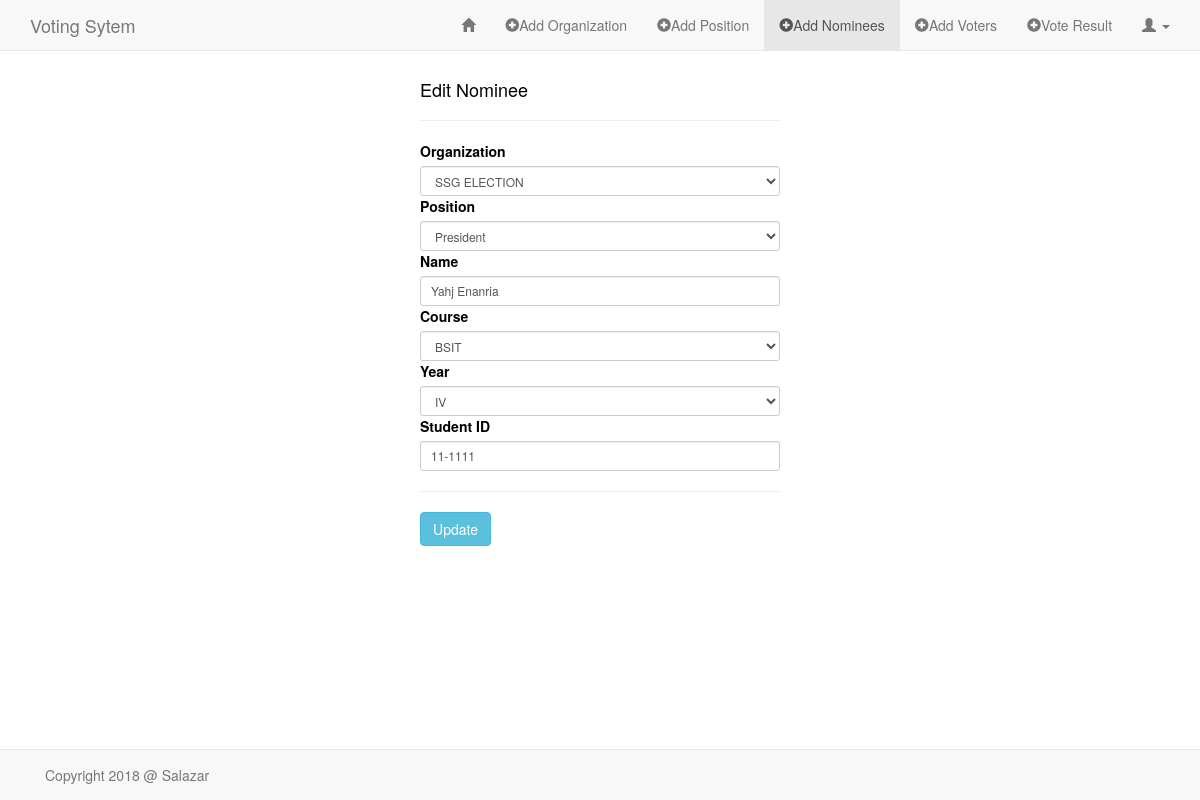
Page /sandbox/edit_nominee.php?id=7 (signed in) on the committed database.
### tables this page shows
CREATE TABLE `nominees` (
  `id` int(11) NOT NULL,
  `org` varchar(60) NOT NULL,
  `pos` varchar(60) NOT NULL,
  `name` varchar(60) NOT NULL,
  `course` varchar(60) NOT NULL,
  `year` varchar(3) NOT NULL,
  `stud_id` varchar(60) NOT NULL
);

### sandbox/classes/Nominees.php (called while the page is built, shortened)
<?php
class Nominees
{
    public function EDIT_NOMINEE($nom_id) {
        global $db;
        $sql = "SELECT *
                FROM nominees
                WHERE id = ?
                LIMIT 1";
        if(!$stmt = $db->prepare($sql)) {
            echo $stmt->error;
        } else {
            $stmt->bind_param("i", $nom_id);
            $stmt->execute();
            $result = $stmt->get_result();
        }
        return $result;
    }
}

### sandbox/classes/Organization.php (called while the page is built, shortened)
<?php
class Organization
{
    public function READ_ORG() {
        global $db;
        $sql = "SELECT * FROM organization";
        if(!$stmt = $db->prepare($sql)) {
            echo $stmt->error;
        } else {
            $stmt->execute();
            $result = $stmt->get_result();
        }
        return $result;
    }
}

### sandbox/edit_nominee.php (the view, shortened to what this page needs)
<?php
require("../config/db.php");
require("classes/Organization.php");
require("classes/Nominees.php");
?>
<!DOCTYPE HTML>
<html lang="en-US">
<head>
    <link rel="stylesheet" href="../assets/css/bootstrap.min.css">
    <link rel="stylesheet" href="../assets/css/style_admin.css">
</head>
<body>
<nav class="navbar navbar-default navbar-fixed-top" role="navigation">
    <div class="container">
        <div class="navbar-header">
            <a class="navbar-brand" href="index.php">Voting Sytem</a>
        </div>
        <div class="collapse navbar-collapse" id="bs-example-navbar-collapse-1">
            <ul class="nav navbar-nav navbar-right">
                <li><a href="admin_page.php"><span class="glyphicon glyphicon-home"></span></a></li>
                <li><a href="add_org.php"><span class="glyphicon glyphicon-plus-sign"></span>Add Organization</a></li>
                <li><a href="add_pos.php"><span class="glyphicon glyphicon-plus-sign"></span>Add Position</a></li>
                <li class="active"><a href="add_nominees.php"><span class="glyphicon glyphicon-plus-sign"></span>Add Nominees</a></li>
                <li><a href="add_voters.php"><span class="glyphicon glyphicon-plus-sign"></span>Add Voters</a></li>
                <li><a href="vote_result.php"><span class="glyphicon glyphicon-plus-sign"></span>Vote Result</a></li>
                <li class="dropdown">
                    <a href="#" class="dropdown-toggle" data-toggle="dropdown" role="button" aria-haspopup="true" aria-expanded="false"><span class="glyphicon glyphicon-user"></span> <span class="caret"></span></a>
                </li>
            </ul>
        </div>
    </div>
</nav>
<div class="container">
    <div class="row">
        <div class="col-md-4 col-md-offset-4">
            <h4>Edit Nominee</h4><hr>
            <?php
            if(isset($_GET['id'])) {
                $nom_id = trim($_GET['id']);
                $editNominee = new Nominees();
                $rtnEditNominee = $editNominee->EDIT_NOMINEE($nom_id);
            }
            ?>
            <?php if($rtnEditNominee) { ?>
                <?php while($rowNominee = $rtnEditNominee->fetch_assoc()) { ?>
                <form method="POST" action="<?php $_SERVER['PHP_SELF']; ?>" role="form">
                    <?php
                    $readOrg = new Organization();
                    $rtnReadOrg = $readOrg->READ_ORG();
                    ?>
                    <div class="form-group-sm">
                        <label for="organization">Organization</label>
                        <?php if($rtnReadOrg) { ?>
                            <select required name="organization" class="form-control" id="org-list" onchange="getPos(this.value);">
                                <option value="<?php echo $rowNominee['org']; ?>"><?php echo $rowNominee['org']; ?></option>
                            </select>
                        <?php }  ?>
                    </div>
                    <div class="form-group-sm">
                        <label for="position">Position</label>
                        <select required name="position" class="form-control" id="pos-list">
                            <option value="<?php echo $rowNominee['pos']; ?>"><?php echo $rowNominee['pos']; ?></option>
                        </select>
                    </div>
                    <div class="form-group-sm">
                        <label for="name">Name</label>
                        <input required type="text" name="name" class="form-control" value="<?php echo $rowNominee['name']; ?>">
                    </div>
                    <div class="form-group-sm">
                        <label for="course">Course</label>
                        <select required name="course" class="form-control">
                            <option value="<?php echo $rowNominee['course']; ?>"><?php echo $rowNominee['course']; ?></option>
                        </select>
                    </div>
                    <div class="form-group-sm">
                        <label for="year">Year</label>
                        <select required name="year" class="form-control">
                            <option value="<?php echo $rowNominee['year']; ?>"><?php echo $rowNominee['year']; ?></option>
                        </select>
                    </div>
                    <div class="form-group-sm">
                        <label for="stud_id">Student ID</label>
                        <input required type="text" name="stud_id" class="form-control" value="<?php echo $rowNominee['stud_id']; ?>">
                    </div>
                    <hr/>
                    <div class="form-group-sm">
                        <input type="submit" name="update" value="Update" class="btn btn-info">
                    </div>
                </form>
                <?php }  ?>
            <?php }  ?>
        </div>
    </div>
</div>
<nav class="navbar navbar-default navbar-fixed-bottom" role="navigation">
    <div class="container">
        <div class="navbar-text pull-left">
           Copyright 2018 @ Salazar
        </div>
    </div>
</nav>
</body>
</html>

### assets/css/style_admin.css (style rules this page uses)
body { color: black; margin-top: 70px; margin-bottom: 70px; background-color: white; }

### rows in the picture
nominees: organization "SSG ELECTION", position "President", name "Yahj Enanria", course "BSIT", year "IV", stud_id "11-1111"
